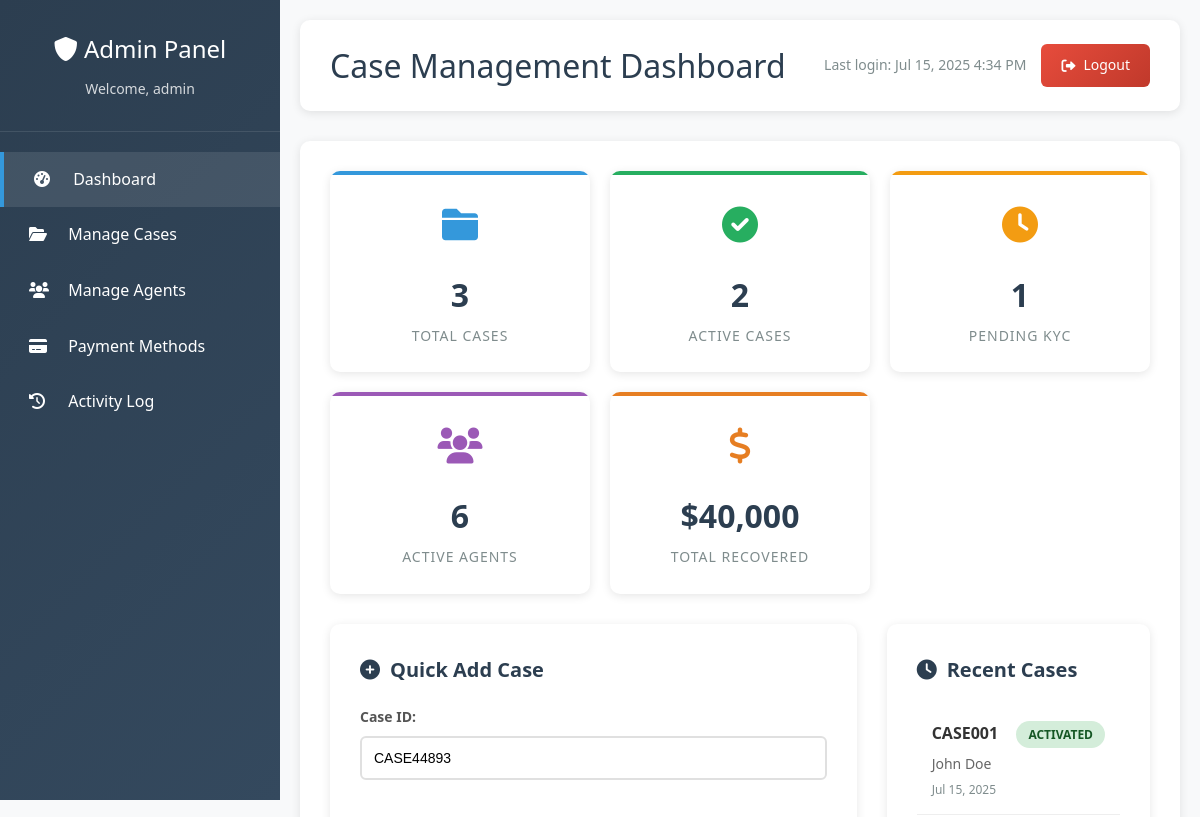
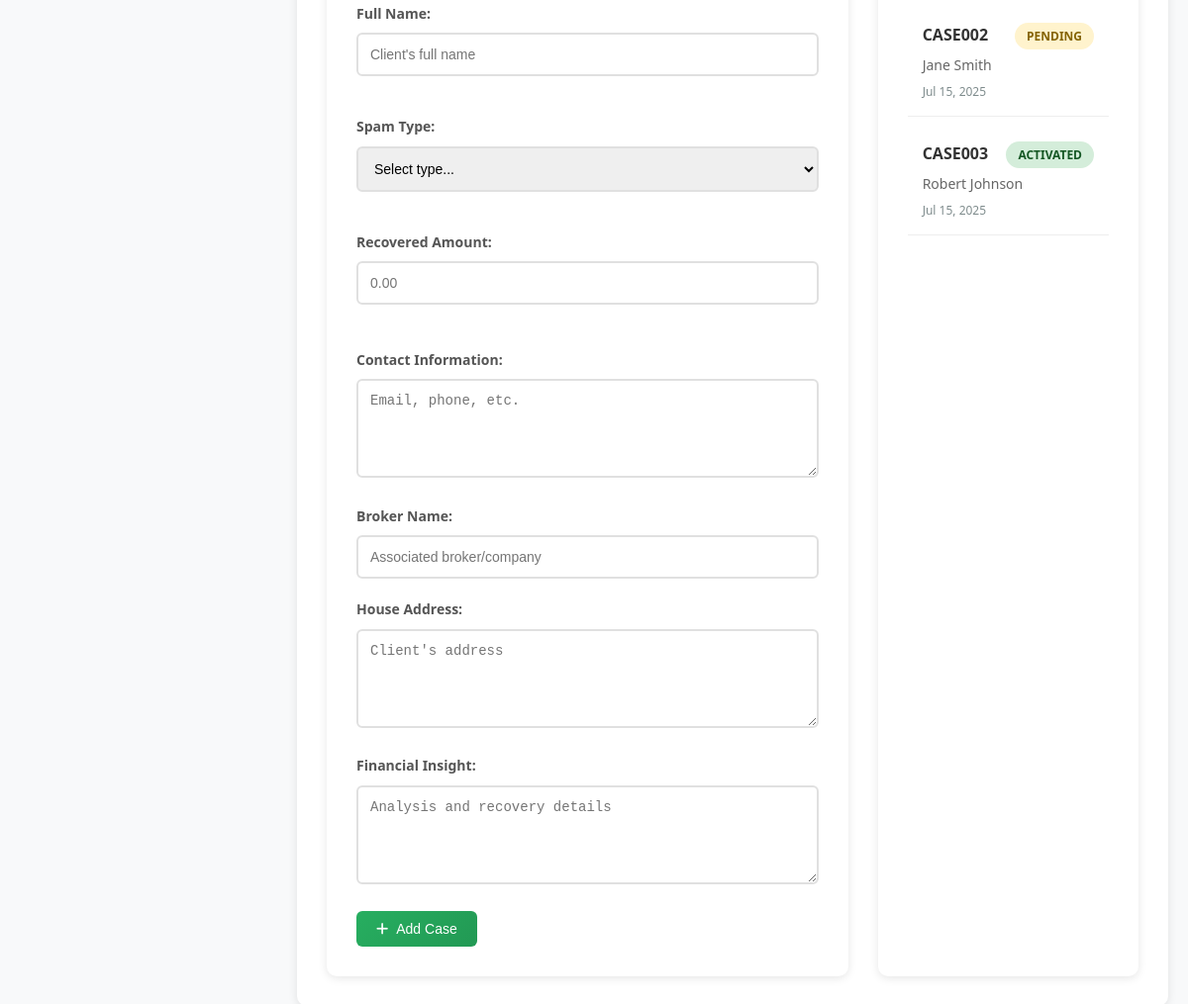
The app's page /admin_dashboard.php (signed in) with its own data (2 pictures, top to bottom).
### tables this page shows
CREATE TABLE cases (
    id INT PRIMARY KEY AUTO_INCREMENT,
    case_id VARCHAR(50) UNIQUE NOT NULL,
    full_name VARCHAR(255) NOT NULL,
    contact_info TEXT,
    spam_type VARCHAR(100),
    broker_name VARCHAR(255),
    recovered_amount DECIMAL(15,2) DEFAULT 0.00,
    house_address TEXT,
    financial_insight TEXT,
    status ENUM('pending', 'activated', 'declined') DEFAULT 'pending',
    kyc_status ENUM('pending', 'approved', 'rejected') DEFAULT 'pending',
    kyc_document VARCHAR(255),
    kyc_notes TEXT,
    created_at TIMESTAMP DEFAULT CURRENT_TIMESTAMP,
    updated_at TIMESTAMP DEFAULT CURRENT_TIMESTAMP ON UPDATE CURRENT_TIMESTAMP
);

### config.php (called while the page is built, shortened)
<?php
function sanitizeInput($input) {
    return htmlspecialchars(trim($input), ENT_QUOTES, 'UTF-8');
}
function generateCaseId() {
    return 'CASE' . str_pad(rand(1, 99999), 5, '0', STR_PAD_LEFT);
}
?>

### admin_dashboard.php (the view, shortened to what this page needs)
<?php
require_once 'config.php';
try {
    $stats = [
        'total_cases' => $pdo->query("SELECT COUNT(*) FROM cases")->fetchColumn(),
        'active_cases' => $pdo->query("SELECT COUNT(*) FROM cases WHERE status = 'activated'")->fetchColumn(),
        'pending_kyc' => $pdo->query("SELECT COUNT(*) FROM cases WHERE kyc_status = 'pending'")->fetchColumn(),
        'total_agents' => $pdo->query("SELECT COUNT(*) FROM agents WHERE status = 'active'")->fetchColumn(),
        'total_recovered' => $pdo->query("SELECT SUM(recovered_amount) FROM cases WHERE status = 'activated'")->fetchColumn()
    ];
    $recent_cases = $pdo->query("SELECT * FROM cases ORDER BY created_at DESC LIMIT 10")->fetchAll();
} catch (PDOException $e) {
    $error = "Error fetching data: " . $e->getMessage();
    $stats = ['total_cases' => 0, 'active_cases' => 0, 'pending_kyc' => 0, 'total_agents' => 0, 'total_recovered' => 0];
    $recent_cases = [];
    $all_cases = [];
    $agents = [];
    $payment_methods = [];
    $recent_activity = [];
}
?>
<!DOCTYPE html>
<html lang="en">
<head>
    <link rel="stylesheet" href="https://cdnjs.cloudflare.com/ajax/libs/font-awesome/6.0.0/css/all.min.css">
</head>
<body>
    <div class="dashboard-container">
        <nav class="sidebar" id="sidebar">
            <div class="sidebar-header">
                <h2><i class="fas fa-shield-alt"></i> Admin Panel</h2>
                <div class="admin-info">
                    Welcome, <?php echo sanitizeInput($_SESSION['admin_username']); ?>
                </div>
            </div>
            <div class="sidebar-menu">
                <a href="#dashboard" class="menu-item active" onclick="showTab('dashboard')">
                    <i class="fas fa-tachometer-alt"></i> Dashboard
                </a>
                <a href="#cases" class="menu-item" onclick="showTab('cases')">
                    <i class="fas fa-folder-open"></i> Manage Cases
                </a>
                <a href="#agents" class="menu-item" onclick="showTab('agents')">
                    <i class="fas fa-users"></i> Manage Agents
                </a>
                <a href="#payments" class="menu-item" onclick="showTab('payments')">
                    <i class="fas fa-credit-card"></i> Payment Methods
                </a>
                <a href="#activity" class="menu-item" onclick="showTab('activity')">
                    <i class="fas fa-history"></i> Activity Log
                </a>
            </div>
        </nav>
        <main class="main-content">
            <div class="header">
                <h1>Case Management Dashboard</h1>
                <div class="header-actions">
                    <span style="color: #7f8c8d; font-size: 14px;">
                        Last login: <?php echo date('M j, Y g:i A', $_SESSION['login_time']); ?>
                    </span>
                    <a href="admin_logout.php" class="btn danger">
                        <i class="fas fa-sign-out-alt"></i> Logout
                    </a>
                </div>
            </div>
            <div id="dashboard-tab" class="tab-content active">
                <div class="stats-grid">
                    <div class="stat-card" style="--accent-color: #3498db;">
                        <div class="stat-icon">
                            <i class="fas fa-folder"></i>
                        </div>
                        <div class="stat-value"><?php echo number_format($stats['total_cases']); ?></div>
                        <div class="stat-label">Total Cases</div>
                    </div>
                    <div class="stat-card" style="--accent-color: #27ae60;">
                        <div class="stat-icon">
                            <i class="fas fa-check-circle"></i>
                        </div>
                        <div class="stat-value"><?php echo number_format($stats['active_cases']); ?></div>
                        <div class="stat-label">Active Cases</div>
                    </div>
                    <div class="stat-card" style="--accent-color: #f39c12;">
                        <div class="stat-icon">
                            <i class="fas fa-clock"></i>
                        </div>
                        <div class="stat-value"><?php echo number_format($stats['pending_kyc']); ?></div>
                        <div class="stat-label">Pending KYC</div>
                    </div>
                    <div class="stat-card" style="--accent-color: #9b59b6;">
                        <div class="stat-icon">
                            <i class="fas fa-users"></i>
                        </div>
                        <div class="stat-value"><?php echo number_format($stats['total_agents']); ?></div>
                        <div class="stat-label">Active Agents</div>
                    </div>
                    <div class="stat-card" style="--accent-color: #e67e22;">
                        <div class="stat-icon">
                            <i class="fas fa-dollar-sign"></i>
                        </div>
                        <div class="stat-value">$<?php echo number_format($stats['total_recovered'] ?: 0); ?></div>
                        <div class="stat-label">Total Recovered</div>
                    </div>
                </div>
                <div style="display: grid; grid-template-columns: 2fr 1fr; gap: 30px;">
                    <div style="background: white; padding: 30px; border-radius: 10px; box-shadow: 0 2px 10px rgba(0,0,0,0.1);">
                        <h3 class="section-title">
                            <i class="fas fa-plus-circle"></i>
                            Quick Add Case
                        </h3>
                        <form method="POST" action="">
                            <div class="form-grid">
                                <div class="form-group">
                                    <label>Case ID:</label>
                                    <input type="text" name="case_id" required placeholder="e.g., CASE12345" value="<?php echo generateCaseId(); ?>">
                                </div>
                                <div class="form-group">
                                    <label>Full Name:</label>
                                    <input type="text" name="full_name" required placeholder="Client's full name">
                                </div>
                                <div class="form-group">
                                    <label>Spam Type:</label>
                                    <select name="spam_type" required>
                                        <option value="">Select type...</option>
                                    </select>
                                </div>
                                <div class="form-group">
                                    <label>Recovered Amount:</label>
                                    <input type="number" step="0.01" name="recovered_amount" placeholder="0.00">
                                </div>
                            </div>
                            <div class="form-group">
                                <label>Contact Information:</label>
                                <textarea name="contact_info" placeholder="Email, phone, etc."></textarea>
                            </div>
                            <div class="form-group">
                                <label>Broker Name:</label>
                                <input type="text" name="broker_name" placeholder="Associated broker/company">
                            </div>
                            <div class="form-group">
                                <label>House Address:</label>
                                <textarea name="house_address" placeholder="Client's address"></textarea>
                            </div>
                            <div class="form-group">
                                <label>Financial Insight:</label>
                                <textarea name="financial_insight" placeholder="Analysis and recovery details"></textarea>
                            </div>
                            <button type="submit" class="btn success">
                                <i class="fas fa-plus"></i> Add Case
                            </button>
                        </form>
                    </div>
                    <div style="background: white; padding: 30px; border-radius: 10px; box-shadow: 0 2px 10px rgba(0,0,0,0.1);">
                        <h3 class="section-title">
                            <i class="fas fa-clock"></i>
                            Recent Cases
                        </h3>
                        <div style="max-height: 400px; overflow-y: auto;">
                            <?php foreach (array_slice($recent_cases, 0, 5) as $case): ?>
                                <div style="padding: 15px; border-bottom: 1px solid #eee; margin-bottom: 10px;">
                                    <div style="display: flex; justify-content: space-between; margin-bottom: 5px;">
                                        <strong><?php echo sanitizeInput($case['case_id']); ?></strong>
                                        <span class="status-badge status-<?php echo $case['status']; ?>">
                                            <?php echo ucfirst($case['status']); ?>
                                        </span>
                                    </div>
                                    <div style="color: #666; font-size: 14px; margin-bottom: 5px;">
                                        <?php echo sanitizeInput($case['full_name']); ?>
                                    </div>
                                    <div style="color: #7f8c8d; font-size: 12px;">
                                        <?php echo date('M j, Y', strtotime($case['created_at'])); ?>
                                    </div>
                                </div>
                            <?php endforeach; ?>
                        </div>
                    </div>
                </div>
            </div>
        </main>
    </div>
</body>
</html>

### admin_dashboard.php (style rules this page uses)
* { margin: 0; padding: 0; box-sizing: border-box; }
body { font-family: 'Segoe UI', Tahoma, Geneva, Verdana, sans-serif; background: #f8f9fa; color: #333; line-height: 1.6; }
.dashboard-container { display: flex; min-height: 100vh; }
.sidebar { width: 280px; background: linear-gradient(135deg, #2c3e50 0%, #34495e 100%); color: white; position: fixed; height: 100vh; overflow-y: auto; z-index: 1000; }
.sidebar-header { padding: 30px 20px; text-align: center; border-bottom: 1px solid rgba(255,255,255,0.1); }
.sidebar-header h2 { font-size: 24px; margin-bottom: 10px; font-weight: 300; }
.admin-info { font-size: 14px; opacity: 0.8; }
.sidebar-menu { padding: 20px 0; }
.menu-item { display: block; padding: 15px 25px; color: white; text-decoration: none; transition: all 0.3s ease; border-left: 4px solid transparent; }
.menu-item:hover, .menu-item.active { background: rgba(255,255,255,0.1); border-left-color: #3498db; padding-left: 30px; }
.menu-item i { width: 20px; margin-right: 15px; }
.main-content { margin-left: 280px; padding: 20px; width: calc(100% - 280px); }
.header { background: white; padding: 20px 30px; border-radius: 10px; box-shadow: 0 2px 10px rgba(0,0,0,0.1); margin-bottom: 30px; display: flex; justify-content: space-between; align-items: center; }
.header h1 { color: #2c3e50; font-weight: 300; }
.header-actions { display: flex; gap: 15px; align-items: center; }
.btn { background: linear-gradient(135deg, #3498db 0%, #2980b9 100%); color: white; padding: 10px 20px; border: none; border-radius: 6px; cursor: pointer; font-size: 14px; font-weight: 500; transition: all 0.3s ease; text-decoration: none; display: inline-flex; align-items: center; gap: 8px; }
.btn.danger { background: linear-gradient(135deg, #e74c3c 0%, #c0392b 100%); }
.btn.success { background: linear-gradient(135deg, #27ae60 0%, #229954 100%); }
.stats-grid { display: grid; grid-template-columns: repeat(auto-fit, minmax(200px, 1fr)); gap: 20px; margin-bottom: 30px; }
.stat-card { background: white; padding: 25px; border-radius: 10px; box-shadow: 0 2px 10px rgba(0,0,0,0.1); text-align: center; position: relative; overflow: hidden; }
.stat-card::before { content: ''; position: absolute; top: 0; left: 0; right: 0; height: 4px; background: var(--accent-color, #3498db); }
.stat-icon { font-size: 36px; color: var(--accent-color, #3498db); margin-bottom: 15px; }
.stat-value { font-size: 32px; font-weight: bold; color: #2c3e50; margin-bottom: 5px; }
.stat-label { color: #7f8c8d; font-size: 14px; text-transform: uppercase; letter-spacing: 1px; }
.tab-content { background: white; padding: 30px; border-radius: 10px; box-shadow: 0 2px 10px rgba(0,0,0,0.1); display: none; }
.tab-content.active { display: block; }
.section-title { color: #2c3e50; margin-bottom: 20px; font-size: 20px; font-weight: 600; display: flex; align-items: center; gap: 10px; }
.form-grid { display: grid; grid-template-columns: repeat(auto-fit, minmax(250px, 1fr)); gap: 20px; margin-bottom: 25px; }
.form-group { margin-bottom: 20px; }
label { display: block; margin-bottom: 8px; color: #555; font-weight: 600; font-size: 14px; }
input, textarea, select { width: 100%; padding: 12px; border: 2px solid #e0e0e0; border-radius: 6px; font-size: 14px; transition: border-color 0.3s ease; }
textarea { height: 100px; resize: vertical; }
.status-badge { padding: 4px 12px; border-radius: 20px; font-size: 12px; font-weight: bold; text-transform: uppercase; }
.status-pending { background: #fff3cd; color: #856404; }
.status-activated { background: #d4edda; color: #155724; }

### records on screen
cases: case "CASE001", status "ACTIVATED", full_name "John Doe", created_at "Jul 15, 2025"
cases: case "CASE002", status "PENDING", full_name "Jane Smith", created_at "Jul 15, 2025"
cases: case "CASE003", status "ACTIVATED", full_name "Robert Johnson", created_at "Jul 15, 2025"

### other values on screen
sanitizeInput($_SESSION['admin_username']) "admin"
date('M j, Y g:i A', $_SESSION['login_time']) "Jul 15, 2025 4:34 PM"
$stats['total_cases'] "3"
$stats['active_cases'] "2"
$stats['pending_kyc'] "1"
$stats['total_agents'] "6"
$stats['total_recovered'] ?: 0 "40,000"
